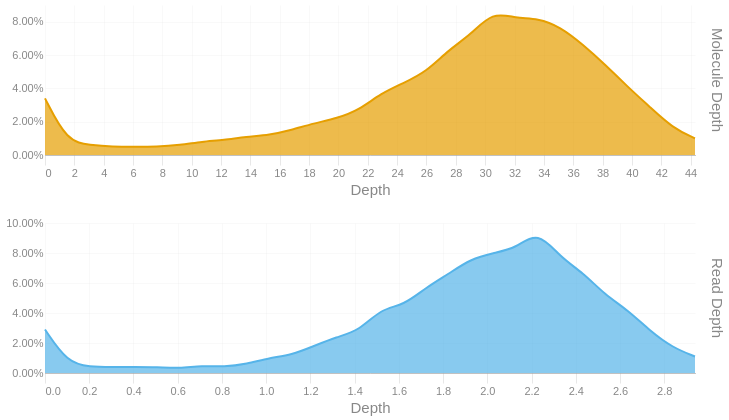

The cell this chart's notebook holds for it:
### Code cell
readdep = depth_hist(tb['Read Depth'], q99, 3)
readdep = readdep.with_columns(pl.lit('Read Depth').alias('Metric'))
if not SKIPLR:
    moldep = depth_hist(tb['Molecule Depth'], mol_q99, 1)
    moldep = moldep.with_columns(pl.lit('Molecule Depth').alias('Metric'))
    _hist = pl.concat([readdep, moldep])
    _hist = _hist.filter(pl.col('Proportion') != 0)
    with SafeRender(_hist):
        (
            alt.Chart(_hist)        
            .mark_area(interpolate = "basis")
            .encode(
                x=alt.X('Bin:Q').scale(domainMin=0).axis(alt.Axis(title='Depth')),
                y = alt.Y('Proportion:Q', title = None).axis(format = '.2%'),
                color = alt.Color('Metric:N').legend(None),
                row = alt.Row("Metric:N").header(title = None, labelOrient = 'right'),
                tooltip = [
                    alt.Tooltip("Metric:N", title = "Metric"),
                    alt.Tooltip('Interval:N', title = "Depth Interval"),
                    alt.Tooltip('Proportion:Q', title = "% Alignments").format('.2%')
                ]
            )
            .resolve_scale(x='independent', y='independent')
            .properties(
                height = 150, width = 650,
                usermeta={'embedOptions': {'downloadFileName': f'{samplename}.depth.hist'}}
            )
        ).display()
else:
    readdep = readdep.filter(pl.col('Proportion') != 0)
    with SafeRender(readdep):
        (
            alt.Chart(readdep)        
            .mark_area(interpolate = "basis")
            .encode(
                x=alt.X('Bin:Q').scale(domainMin=0).axis(alt.Axis(title='Depth')),
                y = alt.Y('Proportion:Q', title = None).axis(format = '.2%'),
                tooltip = [
                    alt.Tooltip('Interval:N', title = "Depth Interval"),
                    alt.Tooltip('Proportion:Q', title = "% Alignments").format('.2%')
                ]
            )
            .properties(
                usermeta={'embedOptions': {'downloadFileName': f'{samplename}.depth.hist'}}
            )
        ).display()

### Figure 1 — Vega-Lite specification as saved in the notebook (floating-point values rounded to 4 significant figures)
{"width": 650, "height": 150, "config": {"title": {"anchor": "start", "dy": -15, "fontSize": 18, "color": "#888888", "subtitleColor": "#888888", "subtitleFontSize": 14}, "arc": {"fill": "#0072B2"}, "axis": {"domainColor": "#888888", "domainWidth": 0.5, "gridWidth": 0.2, "grid": false, "titleFontWeight": 400, "titleFontSize": 15, "labelFontSize": 11, "labelColor": "#888888", "tickColor": "#888888", "tickWidth": 0.2, "titleColor": "#888888"}, "axisBand": {"grid": false}, "axisX": {"grid": true, "tickSize": 10, "domainCap": "round"}, "axisY": {"domain": false, "grid": true, "tickSize": 0, "domainCap": "round"}, "background": "transparent", "header": {"labelFontSize": 15, "labelColor": "#888888", "titleFontSize": 15, "titleFontWeight": 600, "titleColor": "#888888"}, "legend": {"labelFont": "sans-serif", "labelFontSize": 12, "labelColor": "#888888", "symbolSize": 100, "symbolType": "circle", "titleFontSize": 12, "titlePadding": 10, "titleColor": "#888888", "title": null}, "range": {"category": ["#E69F00", "#56B4E9", "#009E73", "#F0E442", "#0072B2", "#D55E00", "#CC79A7", "#000000"], "diverging": ["#cfe8f3", "#a2d4ec", "#73bfe2", "#46abdb", "#1696d2", "#12719e"]}, "area": {"fill": "#0072B2", "fillOpacity": 0.7, "line": true, "strokeOpacity": 0.7}, "line": {"color": "#0072B2", "stroke": "#0072B2", "strokeWidth": 2}, "trail": {"color": "#0072B2", "stroke": "#0072B2", "strokeWidth": 0, "size": 1}, "point": {"filled": true, "fillOpacity": 1.0, "size": 95}, "text": {"color": "#888888", "fontSize": 11, "align": "right", "fontWeight": 400, "size": 11}, "bar": {"fill": "#0072B2", "stroke": null}, "view": {"stroke": null, "continuousWidth": 660, "continuousHeight": 400}}, "data": {"name": "data-23cefddbff2e8b25aaeeb55f69b3d69b"}, "mark": {"type": "area", "interpolate": "basis"}, "encoding": {"color": {"field": "Metric", "legend": null, "type": "nominal"}, "row": {"field": "Metric", "header": {"title": null, "labelOrient": "right"}, "type": "nominal"}, "tooltip": [{"field": "Metric", "title": "Metric", "type": "nominal"}, {"field": "Interval", "title": "Depth Interval", "type": "nominal"}, {"field": "Proportion", "format": ".2%", "title": "% Alignments", "type": "quantitative"}], "x": {"axis": {"title": "Depth"}, "field": "Bin", "scale": {"domainMin": 0}, "type": "quantitative"}, "y": {"axis": {"format": ".2%"}, "field": "Proportion", "title": null, "type": "quantitative"}}, "resolve": {"scale": {"x": "independent", "y": "independent"}}, "usermeta": {"embedOptions": {"downloadFileName": "S6_LaHave_3607.depth.hist"}}, "$schema": "https://vega.github.io/schema/vega-lite/v6.1.0.json", "datasets": {"data-23cefddbff2e8b25aaeeb55f69b3d69b": [{"Bin": 0.0, "Interval": "0.0-0.101", "Proportion": 0.029, "Metric": "Read Depth"}, {"Bin": 0.101, "Interval": "0.101-0.203", "Proportion": 0.007, "Metric": "Read Depth"}, {"Bin": 0.203, "Interval": "0.203-0.304", "Proportion": 0.004, "Metric": "Read Depth"}, {"Bin": 0.304, "Interval": "0.304-0.405", "Proportion": 0.004, "Metric": "Read Depth"}, {"Bin": 0.405, "Interval": "0.405-0.507", "Proportion": 0.004, "Metric": "Read Depth"}, {"Bin": 0.507, "Interval": "0.507-0.608", "Proportion": 0.004, "Metric": "Read Depth"}, {"Bin": 0.608, "Interval": "0.608-0.709", "Proportion": 0.003, "Metric": "Read Depth"}, {"Bin": 0.709, "Interval": "0.709-0.811", "Proportion": 0.005, "Metric": "Read Depth"}, {"Bin": 0.811, "Interval": "0.811-0.912", "Proportion": 0.004, "Metric": "Read Depth"}, {"Bin": 0.912, "Interval": "0.912-1.013", "Proportion": 0.006, "Metric": "Read Depth"}, {"Bin": 1.013, "Interval": "1.013-1.115", "Proportion": 0.01, "Metric": "Read Depth"}, {"Bin": 1.115, "Interval": "1.115-1.216", "Proportion": 0.012, "Metric": "Read Depth"}, {"Bin": 1.216, "Interval": "1.216-1.317", "Proportion": 0.018, "Metric": "Read Depth"}, {"Bin": 1.317, "Interval": "1.317-1.419", "Proportion": 0.024, "Metric": "Read Depth"}, {"Bin": 1.419, "Interval": "1.419-1.52", "Proportion": 0.028, "Metric": "Read Depth"}, {"Bin": 1.52, "Interval": "1.52-1.621", "Proportion": 0.043, "Metric": "Read Depth"}, {"Bin": 1.621, "Interval": "1.621-1.723", "Proportion": 0.045, "Metric": "Read Depth"}, {"Bin": 1.723, "Interval": "1.723-1.824", "Proportion": 0.057, "Metric": "Read Depth"}, {"Bin": 1.824, "Interval": "1.824-1.925", "Proportion": 0.066, "Metric": "Read Depth"}, {"Bin": 1.925, "Interval": "1.925-2.027", "Proportion": 0.076, "Metric": "Read Depth"}, {"Bin": 2.027, "Interval": "2.027-2.128", "Proportion": 0.08, "Metric": "Read Depth"}, {"Bin": 2.128, "Interval": "2.128-2.229", "Proportion": 0.083, "Metric": "Read Depth"}, {"Bin": 2.229, "Interval": "2.229-2.331", "Proportion": 0.095, "Metric": "Read Depth"}, {"Bin": 2.331, "Interval": "2.331-2.432", "Proportion": 0.077, "Metric": "Read Depth"}, {"Bin": 2.432, "Interval": "2.432-2.533", "Proportion": 0.067, "Metric": "Read Depth"}, {"Bin": 2.533, "Interval": "2.533-2.635", "Proportion": 0.052, "Metric": "Read Depth"}, {"Bin": 2.635, "Interval": "2.635-2.736", "Proportion": 0.042, "Metric": "Read Depth"}, {"Bin": 2.736, "Interval": "2.736-2.837", "Proportion": 0.028, "Metric": "Read Depth"}, {"Bin": 2.837, "Interval": "2.837-2.939", "Proportion": 0.017, "Metric": "Read Depth"}, {"Bin": 2.939, "Interval": "2.939-3.04", "Proportion": 0.011, "Metric": "Read Depth"}, {"Bin": 0.0, "Interval": "0.0-1.5", "Proportion": 0.034, "Metric": "Molecule Depth"}, {"Bin": 1.5, "Interval": "1.5-3.1", "Proportion": 0.008, "Metric": "Molecule Depth"}, {"Bin": 3.1, "Interval": "3.1-4.6", "Proportion": 0.006, "Metric": "Molecule Depth"}, {"Bin": 4.6, "Interval": "4.6-6.1", "Proportion": 0.005, "Metric": "Molecule Depth"}, {"Bin": 6.1, "Interval": "6.1-7.6", "Proportion": 0.005, "Metric": "Molecule Depth"}, {"Bin": 7.6, "Interval": "7.6-9.2", "Proportion": 0.005, "Metric": "Molecule Depth"}, {"Bin": 9.2, "Interval": "9.2-10.7", "Proportion": 0.006, "Metric": "Molecule Depth"}, {"Bin": 10.7, "Interval": "10.7-12.2", "Proportion": 0.008, "Metric": "Molecule Depth"}, {"Bin": 12.2, "Interval": "12.2-13.7", "Proportion": 0.009, "Metric": "Molecule Depth"}, {"Bin": 13.7, "Interval": "13.7-15.3", "Proportion": 0.011, "Metric": "Molecule Depth"}, {"Bin": 15.3, "Interval": "15.3-16.8", "Proportion": 0.012, "Metric": "Molecule Depth"}, {"Bin": 16.8, "Interval": "16.8-18.3", "Proportion": 0.015, "Metric": "Molecule Depth"}, {"Bin": 18.3, "Interval": "18.3-19.9", "Proportion": 0.019, "Metric": "Molecule Depth"}, {"Bin": 19.9, "Interval": "19.9-21.4", "Proportion": 0.022, "Metric": "Molecule Depth"}, {"Bin": 21.4, "Interval": "21.4-22.9", "Proportion": 0.027, "Metric": "Molecule Depth"}, {"Bin": 22.9, "Interval": "22.9-24.4", "Proportion": 0.037, "Metric": "Molecule Depth"}, {"Bin": 24.4, "Interval": "24.4-26.0", "Proportion": 0.043, "Metric": "Molecule Depth"}, {"Bin": 26.0, "Interval": "26.0-27.5", "Proportion": 0.05, "Metric": "Molecule Depth"}, {"Bin": 27.5, "Interval": "27.5-29.0", "Proportion": 0.063, "Metric": "Molecule Depth"}, {"Bin": 29.0, "Interval": "29.0-30.5", "Proportion": 0.072, "Metric": "Molecule Depth"}, {"Bin": 30.5, "Interval": "30.5-32.1", "Proportion": 0.086, "Metric": "Molecule Depth"}, {"Bin": 32.1, "Interval": "32.1-33.6", "Proportion": 0.082, "Metric": "Molecule Depth"}, {"Bin": 33.6, "Interval": "33.6-35.1", "Proportion": 0.082, "Metric": "Molecule Depth"}, {"Bin": 35.1, "Interval": "35.1-36.7", "Proportion": 0.077, "Metric": "Molecule Depth"}, {"Bin": 36.7, "Interval": "36.7-38.2", "Proportion": 0.066, "Metric": "Molecule Depth"}, {"Bin": 38.2, "Interval": "38.2-39.7", "Proportion": 0.054, "Metric": "Molecule Depth"}, {"Bin": 39.7, "Interval": "39.7-41.2", "Proportion": 0.041, "Metric": "Molecule Depth"}, {"Bin": 41.2, "Interval": "41.2-42.8", "Proportion": 0.029, "Metric": "Molecule Depth"}, {"Bin": 42.8, "Interval": "42.8-44.3", "Proportion": 0.016, "Metric": "Molecule Depth"}, {"Bin": 44.3, "Interval": "44.3-45.82", "Proportion": 0.01, "Metric": "Molecule Depth"}]}}
